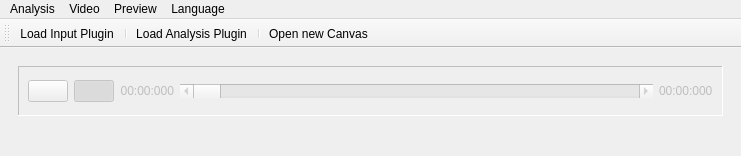
<?xml version="1.0" encoding="UTF-8"?>
<ui version="4.0">
 <class>MainWindow</class>
 <widget class="QMainWindow" name="MainWindow">
  <property name="geometry">
   <rect>
    <x>0</x>
    <y>0</y>
    <width>741</width>
    <height>156</height>
   </rect>
  </property>
  <property name="sizePolicy">
   <sizepolicy hsizetype="Preferred" vsizetype="Preferred">
    <horstretch>0</horstretch>
    <verstretch>0</verstretch>
   </sizepolicy>
  </property>
  <property name="windowTitle">
   <string>Imagem Cinemática</string>
  </property>
  <property name="styleSheet">
   <string notr="true"/>
  </property>
  <property name="locale">
   <locale language="English" country="UnitedStates"/>
  </property>
  <property name="toolButtonStyle">
   <enum>Qt::ToolButtonTextUnderIcon</enum>
  </property>
  <property name="animated">
   <bool>true</bool>
  </property>
  <property name="documentMode">
   <bool>false</bool>
  </property>
  <property name="tabShape">
   <enum>QTabWidget::Rounded</enum>
  </property>
  <property name="dockNestingEnabled">
   <bool>false</bool>
  </property>
  <widget class="QWidget" name="centralwidget">
   <layout class="QGridLayout" name="gridLayout">
    <item row="0" column="1" rowspan="2">
     <widget class="QWidget" name="widget" native="true">
      <property name="sizePolicy">
       <sizepolicy hsizetype="Expanding" vsizetype="Preferred">
        <horstretch>0</horstretch>
        <verstretch>0</verstretch>
       </sizepolicy>
      </property>
      <layout class="QGridLayout" name="gridLayout_5">
       <item row="0" column="0">
        <widget class="QFrame" name="frm_playback">
         <property name="enabled">
          <bool>false</bool>
         </property>
         <property name="sizePolicy">
          <sizepolicy hsizetype="Preferred" vsizetype="Preferred">
           <horstretch>0</horstretch>
           <verstretch>0</verstretch>
          </sizepolicy>
         </property>
         <property name="minimumSize">
          <size>
           <width>0</width>
           <height>50</height>
          </size>
         </property>
         <property name="frameShape">
          <enum>QFrame::Panel</enum>
         </property>
         <property name="frameShadow">
          <enum>QFrame::Sunken</enum>
         </property>
         <layout class="QGridLayout" name="gridLayout_3">
          <item row="0" column="0">
           <widget class="QPushButton" name="pb_play">
            <property name="styleSheet">
             <string notr="true"/>
            </property>
            <property name="text">
             <string/>
            </property>
            <property name="icon">
             <iconset resource="../qrc/ic_resources.qrc">
              <normaloff>:/icon/play</normaloff>:/icon/play</iconset>
            </property>
            <property name="iconSize">
             <size>
              <width>16</width>
              <height>16</height>
             </size>
            </property>
            <property name="checkable">
             <bool>true</bool>
            </property>
           </widget>
          </item>
          <item row="0" column="1">
           <widget class="QPushButton" name="pb_loop">
            <property name="text">
             <string/>
            </property>
            <property name="icon">
             <iconset resource="../qrc/ic_resources.qrc">
              <normaloff>:/icon/refresh</normaloff>:/icon/refresh</iconset>
            </property>
            <property name="iconSize">
             <size>
              <width>16</width>
              <height>16</height>
             </size>
            </property>
            <property name="checkable">
             <bool>true</bool>
            </property>
            <property name="checked">
             <bool>true</bool>
            </property>
           </widget>
          </item>
          <item row="0" column="2">
           <widget class="QLabel" name="lbl_current">
            <property name="text">
             <string notr="true">00:00:000</string>
            </property>
            <property name="alignment">
             <set>Qt::AlignRight|Qt::AlignTrailing|Qt::AlignVCenter</set>
            </property>
           </widget>
          </item>
          <item row="0" column="3">
           <widget class="QScrollBar" name="scb_pos">
            <property name="sizePolicy">
             <sizepolicy hsizetype="Expanding" vsizetype="Fixed">
              <horstretch>0</horstretch>
              <verstretch>0</verstretch>
             </sizepolicy>
            </property>
            <property name="maximum">
             <number>999999999</number>
            </property>
            <property name="sliderPosition">
             <number>0</number>
            </property>
            <property name="tracking">
             <bool>true</bool>
            </property>
            <property name="orientation">
             <enum>Qt::Horizontal</enum>
            </property>
           </widget>
          </item>
          <item row="0" column="4">
           <widget class="QLabel" name="lbl_total">
            <property name="text">
             <string notr="true">00:00:000</string>
            </property>
           </widget>
          </item>
         </layout>
        </widget>
       </item>
       <item row="1" column="0">
        <spacer name="verticalSpacer">
         <property name="orientation">
          <enum>Qt::Vertical</enum>
         </property>
         <property name="sizeHint" stdset="0">
          <size>
           <width>20</width>
           <height>40</height>
          </size>
         </property>
        </spacer>
       </item>
      </layout>
     </widget>
    </item>
   </layout>
  </widget>
  <widget class="QMenuBar" name="menubar">
   <property name="geometry">
    <rect>
     <x>0</x>
     <y>0</y>
     <width>741</width>
     <height>21</height>
    </rect>
   </property>
   <widget class="QMenu" name="menu_preview">
    <property name="enabled">
     <bool>true</bool>
    </property>
    <property name="title">
     <string>Preview</string>
    </property>
    <widget class="QMenu" name="menu_preview_source">
     <property name="autoFillBackground">
      <bool>false</bool>
     </property>
     <property name="tearOffEnabled">
      <bool>false</bool>
     </property>
     <property name="title">
      <string>Preview source</string>
     </property>
     <addaction name="actn_raw"/>
     <addaction name="actn_filter_page"/>
     <addaction name="actn_post_analysis"/>
    </widget>
    <addaction name="menu_preview_source"/>
   </widget>
   <widget class="QMenu" name="menu_video">
    <property name="enabled">
     <bool>true</bool>
    </property>
    <property name="title">
     <string>Video</string>
    </property>
    <addaction name="actn_load_input_plugin"/>
    <addaction name="separator"/>
    <addaction name="actn_load_analysis_plugin"/>
   </widget>
   <widget class="QMenu" name="menu_analysis">
    <property name="title">
     <string>Analysis</string>
    </property>
    <property name="separatorsCollapsible">
     <bool>false</bool>
    </property>
    <addaction name="actn_new_analysis"/>
    <addaction name="separator"/>
    <addaction name="actn_exit"/>
   </widget>
   <widget class="QMenu" name="menu_lang">
    <property name="toolTip">
     <string notr="true"/>
    </property>
    <property name="statusTip">
     <string notr="true"/>
    </property>
    <property name="whatsThis">
     <string notr="true"/>
    </property>
    <property name="accessibleName">
     <string notr="true"/>
    </property>
    <property name="accessibleDescription">
     <string notr="true"/>
    </property>
    <property name="title">
     <string notr="true">Language</string>
    </property>
    <addaction name="actn_lang_en_US"/>
    <addaction name="actn_lang_pt_BR"/>
   </widget>
   <addaction name="menu_analysis"/>
   <addaction name="menu_video"/>
   <addaction name="menu_preview"/>
   <addaction name="menu_lang"/>
  </widget>
  <widget class="QToolBar" name="toolbar">
   <property name="enabled">
    <bool>true</bool>
   </property>
   <property name="windowTitle">
    <string>Toolbar</string>
   </property>
   <property name="allowedAreas">
    <set>Qt::TopToolBarArea</set>
   </property>
   <property name="iconSize">
    <size>
     <width>16</width>
     <height>16</height>
    </size>
   </property>
   <property name="toolButtonStyle">
    <enum>Qt::ToolButtonTextUnderIcon</enum>
   </property>
   <attribute name="toolBarArea">
    <enum>TopToolBarArea</enum>
   </attribute>
   <attribute name="toolBarBreak">
    <bool>false</bool>
   </attribute>
   <addaction name="actn_load_input_plugin"/>
   <addaction name="separator"/>
   <addaction name="actn_load_analysis_plugin"/>
   <addaction name="separator"/>
   <addaction name="actn_new_canvas"/>
  </widget>
  <action name="actn_raw">
   <property name="checkable">
    <bool>true</bool>
   </property>
   <property name="checked">
    <bool>false</bool>
   </property>
   <property name="enabled">
    <bool>true</bool>
   </property>
   <property name="text">
    <string>Raw</string>
   </property>
   <property name="iconVisibleInMenu">
    <bool>true</bool>
   </property>
  </action>
  <action name="actn_post_filter">
   <property name="checkable">
    <bool>true</bool>
   </property>
   <property name="checked">
    <bool>false</bool>
   </property>
   <property name="enabled">
    <bool>true</bool>
   </property>
   <property name="text">
    <string>Post-Filter</string>
   </property>
   <property name="iconVisibleInMenu">
    <bool>true</bool>
   </property>
  </action>
  <action name="actn_post_analysis">
   <property name="checkable">
    <bool>true</bool>
   </property>
   <property name="checked">
    <bool>true</bool>
   </property>
   <property name="enabled">
    <bool>true</bool>
   </property>
   <property name="text">
    <string>Post-Analysis</string>
   </property>
   <property name="iconVisibleInMenu">
    <bool>true</bool>
   </property>
  </action>
  <action name="actn_load_input_plugin">
   <property name="enabled">
    <bool>true</bool>
   </property>
   <property name="icon">
    <iconset resource="../qrc/ic_resources.qrc">
     <normaloff>:/icon/load</normaloff>:/icon/load</iconset>
   </property>
   <property name="text">
    <string>Load Input Plugin</string>
   </property>
   <property name="iconVisibleInMenu">
    <bool>true</bool>
   </property>
  </action>
  <action name="actn_new_analysis">
   <property name="enabled">
    <bool>false</bool>
   </property>
   <property name="icon">
    <iconset resource="../qrc/ic_resources.qrc">
     <normaloff>:/icon/new_document</normaloff>:/icon/new_document</iconset>
   </property>
   <property name="text">
    <string>New Analysis</string>
   </property>
   <property name="toolTip">
    <string>Create a new Analysis</string>
   </property>
   <property name="shortcut">
    <string>Ctrl+N</string>
   </property>
   <property name="iconVisibleInMenu">
    <bool>true</bool>
   </property>
  </action>
  <action name="actn_exit">
   <property name="icon">
    <iconset resource="../qrc/ic_resources.qrc">
     <normaloff>:/icon/exit</normaloff>:/icon/exit</iconset>
   </property>
   <property name="text">
    <string>Exit</string>
   </property>
   <property name="toolTip">
    <string>Exit from application</string>
   </property>
   <property name="iconVisibleInMenu">
    <bool>true</bool>
   </property>
  </action>
  <action name="actn_add_filter">
   <property name="icon">
    <iconset resource="../qrc/ic_resources.qrc">
     <normaloff>:/icon/add</normaloff>:/icon/add</iconset>
   </property>
   <property name="text">
    <string>Add Filter</string>
   </property>
   <property name="iconVisibleInMenu">
    <bool>true</bool>
   </property>
  </action>
  <action name="actn_load_analysis_plugin">
   <property name="enabled">
    <bool>true</bool>
   </property>
   <property name="icon">
    <iconset resource="../qrc/ic_resources.qrc">
     <normaloff>:/icon/magnifying_glass</normaloff>:/icon/magnifying_glass</iconset>
   </property>
   <property name="text">
    <string>Load Analysis Plugin</string>
   </property>
   <property name="iconVisibleInMenu">
    <bool>true</bool>
   </property>
  </action>
  <action name="actn_show_console">
   <property name="enabled">
    <bool>false</bool>
   </property>
   <property name="icon">
    <iconset resource="../qrc/ic_resources.qrc">
     <normaloff>:/icon/console</normaloff>:/icon/console</iconset>
   </property>
   <property name="text">
    <string>Show console</string>
   </property>
  </action>
  <action name="actn_lang_en_US">
   <property name="checkable">
    <bool>true</bool>
   </property>
   <property name="checked">
    <bool>true</bool>
   </property>
   <property name="text">
    <string notr="true">English</string>
   </property>
   <property name="locale_str" stdset="0">
    <string>default</string>
   </property>
  </action>
  <action name="actn_lang_pt_BR">
   <property name="checkable">
    <bool>true</bool>
   </property>
   <property name="text">
    <string notr="true">Portuguese (Brazil)</string>
   </property>
   <property name="locale_str" stdset="0">
    <string notr="true">pt_BR</string>
   </property>
  </action>
  <action name="actn_filter_page">
   <property name="checkable">
    <bool>true</bool>
   </property>
   <property name="text">
    <string>Filter Page</string>
   </property>
  </action>
  <action name="actn_new_canvas">
   <property name="icon">
    <iconset resource="../qrc/ic_resources.qrc">
     <normaloff>:/icon/new_canvas</normaloff>:/icon/new_canvas</iconset>
   </property>
   <property name="text">
    <string>Open new Canvas</string>
   </property>
  </action>
 </widget>
 <resources>
  <include location="../qrc/ic_resources.qrc"/>
 </resources>
 <connections/>
</ui>
